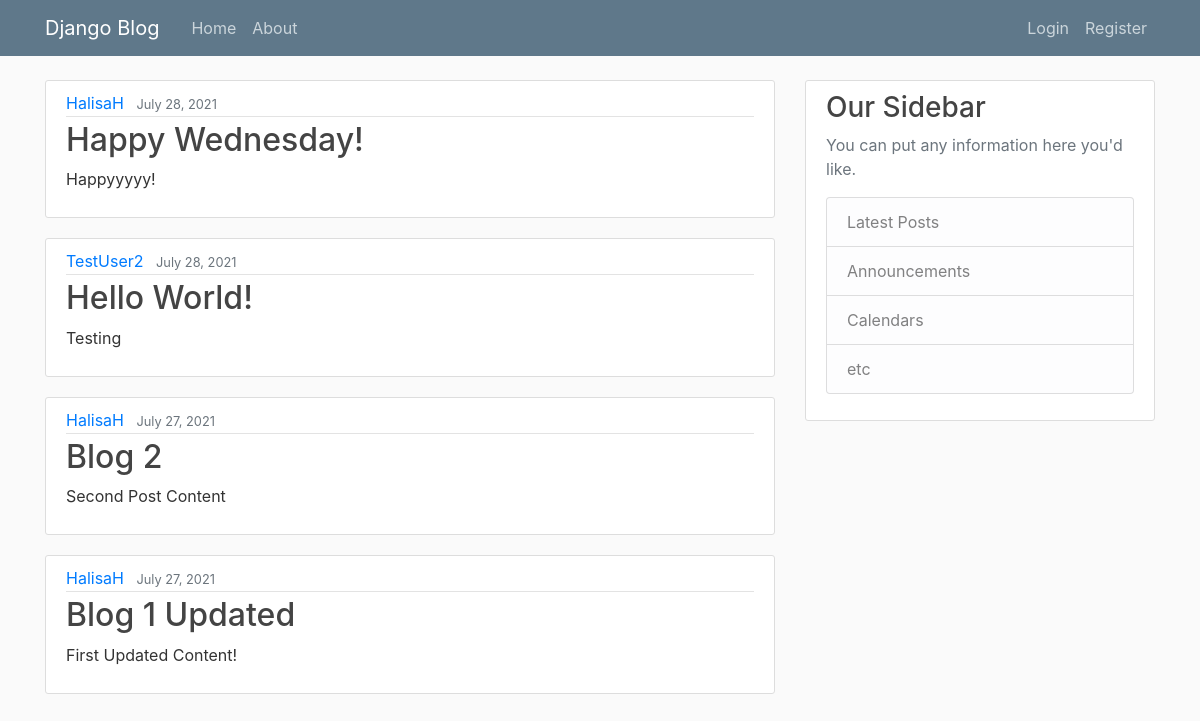
The app's page /, older data.
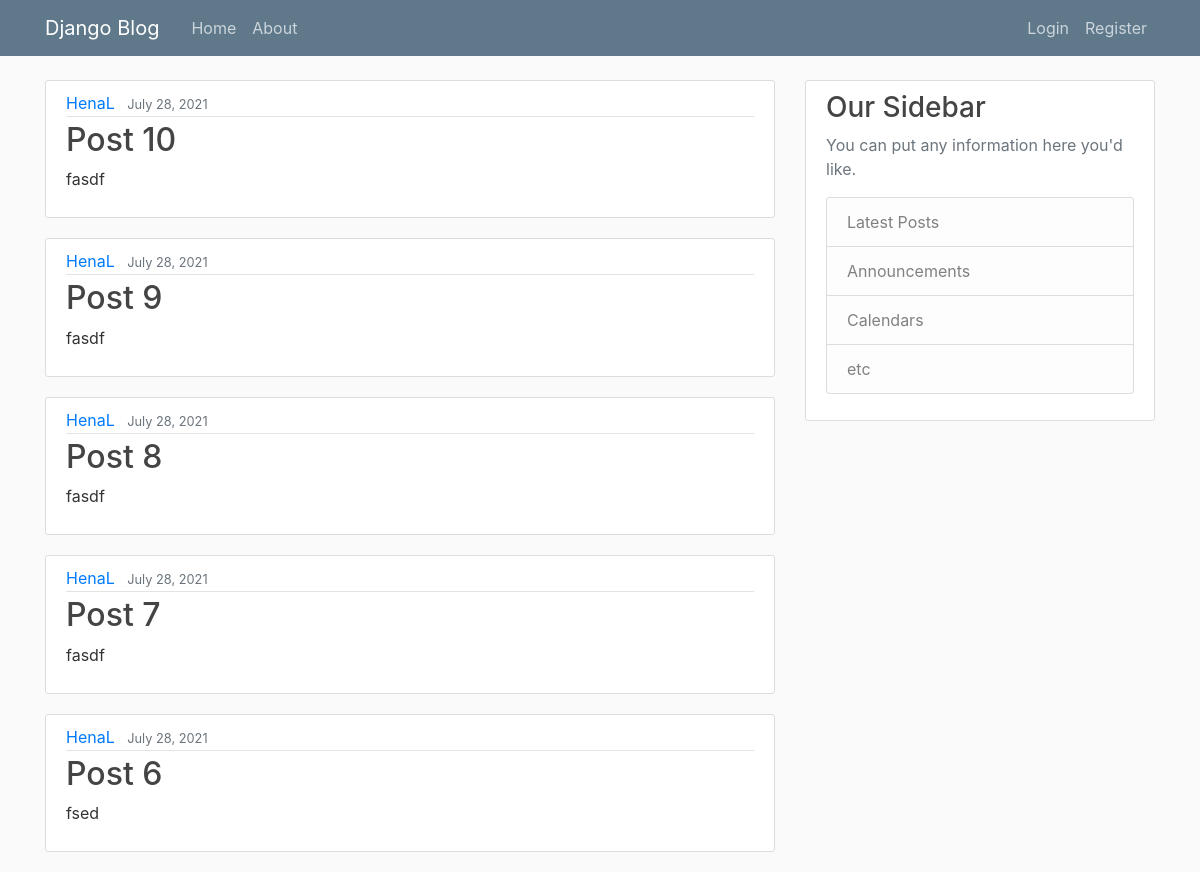
The same page, newer data.
### blog/models.py (models this page shows, shortened)
class Post(models.Model):
    title = models.CharField(max_length=100)
    content = models.TextField()
    date_posted = models.DateTimeField(default=timezone.now)
    author = models.ForeignKey(User, on_delete=models.CASCADE)

### blog/views.py (the view)
# urls.py: path('', PostListView.as_view(), name='blog-home'),
class PostListView(ListView):
    model = Post
    template_name = 'blog/home.html' #<app>/<model>_<viewtype>.html
    context_object_name = 'posts'
    ordering = ['-date_posted']
    paginate_by = 5

### blog/templates/blog/home.html
{% extends "blog/base.html" %}
{% block content %}
    {% for post in posts %}
        <article class="media content-section">
          <div class="media-body">
            <div class="article-metadata">
              <a class="mr-2" href="#">{{ post.author }}</a>
              <small class="text-muted">{{ post.date_posted|date:"F d, Y" }}</small>
            </div>
            <h2><a class="article-title" href="{% url 'post-detail' post.id %}">{{ post.title }}</a></h2>
            <p class="article-content">{{ post.content }}</p>
          </div>
        </article>
    {% endfor %}
{% endblock content %}

Row changes from the older to the newer data that the page shows:
no longer on this page (row unchanged): Post: author "HalisaH", date_posted "July 28, 2021", title "Happy Wednesday!", content "Happyyyyy!"
no longer on this page (row unchanged): Post: author "TestUser2", date_posted "July 28, 2021", title "Hello World!", content "Testing"
no longer on this page (row unchanged): Post: author "HalisaH", date_posted "July 27, 2021", title "Blog 2", content "Second Post Content"
no longer on this page (row unchanged): Post: author "HalisaH", date_posted "July 27, 2021", title "Blog 1 Updated", content "First Updated Content!"
added Post: author "HenaL", date_posted "July 28, 2021", title "Post 10", content "fasdf"
added Post: author "HenaL", date_posted "July 28, 2021", title "Post 9", content "fasdf"
added Post: author "HenaL", date_posted "July 28, 2021", title "Post 8", content "fasdf"
added Post: author "HenaL", date_posted "July 28, 2021", title "Post 7", content "fasdf"
added Post: author "HenaL", date_posted "July 28, 2021", title "Post 6", content "fsed"
